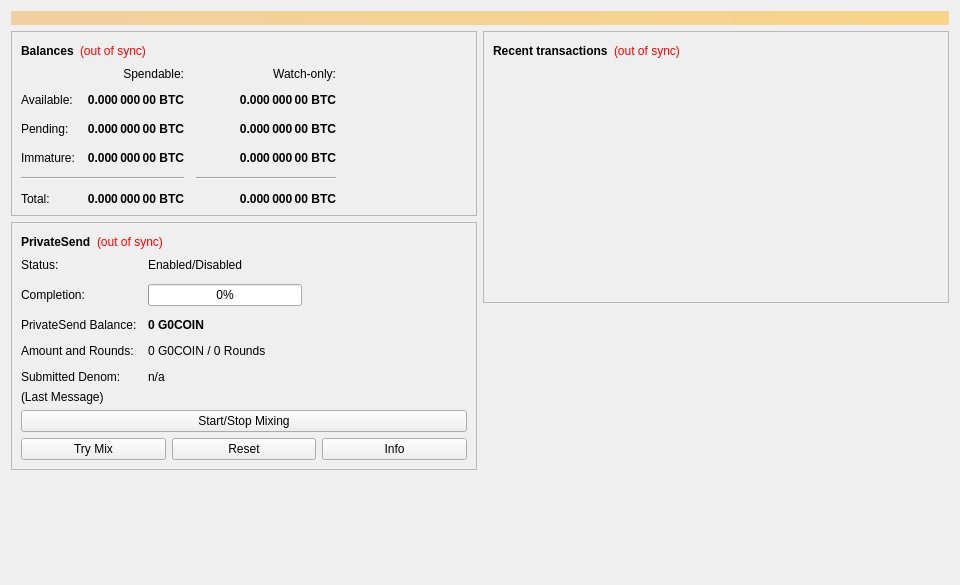
<?xml version="1.0" encoding="UTF-8"?>
<ui version="4.0">
 <class>OverviewPage</class>
 <widget class="QWidget" name="OverviewPage">
  <property name="geometry">
   <rect>
    <x>0</x>
    <y>0</y>
    <width>960</width>
    <height>585</height>
   </rect>
  </property>
  <property name="minimumSize">
   <size>
    <width>960</width>
    <height>0</height>
   </size>
  </property>
  <property name="windowTitle">
   <string>Form</string>
  </property>
  <layout class="QVBoxLayout" name="topLayout">
   <item>
    <widget class="QLabel" name="labelAlerts">
     <property name="visible">
      <bool>false</bool>
     </property>
     <property name="styleSheet">
      <string notr="true">background-color: qlineargradient(x1: 0, y1: 0, x2: 1, y2: 0, stop:0 #F0D0A0, stop:1 #F8D488); color:#000000;</string>
     </property>
     <property name="wordWrap">
      <bool>true</bool>
     </property>
     <property name="margin">
      <number>3</number>
     </property>
    </widget>
   </item>
   <item>
    <layout class="QHBoxLayout" name="horizontalLayout" stretch="1,1">
     <item>
      <layout class="QVBoxLayout" name="verticalLayout_2">
       <item>
        <widget class="QFrame" name="frame">
         <property name="frameShape">
          <enum>QFrame::StyledPanel</enum>
         </property>
         <property name="frameShadow">
          <enum>QFrame::Raised</enum>
         </property>
         <layout class="QVBoxLayout" name="verticalLayout_4">
          <item>
           <layout class="QHBoxLayout" name="horizontalLayout_4">
            <item>
             <widget class="QLabel" name="label_5">
              <property name="font">
               <font>
                <weight>75</weight>
                <bold>true</bold>
               </font>
              </property>
              <property name="text">
               <string>Balances</string>
              </property>
             </widget>
            </item>
            <item>
             <widget class="QLabel" name="labelWalletStatus">
              <property name="toolTip">
               <string>The displayed information may be out of date. Your wallet automatically synchronizes with the G0Coin network after a connection is established, but this process has not completed yet.</string>
              </property>
              <property name="styleSheet">
               <string notr="true">QLabel { color: red; }</string>
              </property>
              <property name="text">
               <string notr="true">(out of sync)</string>
              </property>
              <property name="alignment">
               <set>Qt::AlignLeading|Qt::AlignLeft|Qt::AlignVCenter</set>
              </property>
             </widget>
            </item>
            <item>
             <spacer name="horizontalSpacer_3">
              <property name="orientation">
               <enum>Qt::Horizontal</enum>
              </property>
              <property name="sizeHint" stdset="0">
               <size>
                <width>40</width>
                <height>20</height>
               </size>
              </property>
             </spacer>
            </item>
           </layout>
          </item>
          <item>
           <layout class="QGridLayout" name="gridLayout">
            <property name="spacing">
             <number>12</number>
            </property>
            <item row="2" column="2">
             <widget class="QLabel" name="labelWatchPending">
              <property name="font">
               <font>
                <weight>75</weight>
                <bold>true</bold>
               </font>
              </property>
              <property name="cursor">
               <cursorShape>IBeamCursor</cursorShape>
              </property>
              <property name="toolTip">
               <string>Unconfirmed transactions to watch-only addresses</string>
              </property>
              <property name="text">
               <string notr="true">0.000 000 00 BTC</string>
              </property>
              <property name="alignment">
               <set>Qt::AlignRight|Qt::AlignTrailing|Qt::AlignVCenter</set>
              </property>
              <property name="textInteractionFlags">
               <set>Qt::LinksAccessibleByMouse|Qt::TextSelectableByKeyboard|Qt::TextSelectableByMouse</set>
              </property>
             </widget>
            </item>
            <item row="2" column="1">
             <widget class="QLabel" name="labelUnconfirmed">
              <property name="font">
               <font>
                <weight>75</weight>
                <bold>true</bold>
               </font>
              </property>
              <property name="cursor">
               <cursorShape>IBeamCursor</cursorShape>
              </property>
              <property name="toolTip">
               <string>Total of transactions that have yet to be confirmed, and do not yet count toward the spendable balance</string>
              </property>
              <property name="text">
               <string notr="true">0.000 000 00 BTC</string>
              </property>
              <property name="alignment">
               <set>Qt::AlignRight|Qt::AlignTrailing|Qt::AlignVCenter</set>
              </property>
              <property name="textInteractionFlags">
               <set>Qt::LinksAccessibleByMouse|Qt::TextSelectableByKeyboard|Qt::TextSelectableByMouse</set>
              </property>
             </widget>
            </item>
            <item row="3" column="2">
             <widget class="QLabel" name="labelWatchImmature">
              <property name="font">
               <font>
                <weight>75</weight>
                <bold>true</bold>
               </font>
              </property>
              <property name="cursor">
               <cursorShape>IBeamCursor</cursorShape>
              </property>
              <property name="toolTip">
               <string>Mined balance in watch-only addresses that has not yet matured</string>
              </property>
              <property name="text">
               <string notr="true">0.000 000 00 BTC</string>
              </property>
              <property name="alignment">
               <set>Qt::AlignRight|Qt::AlignTrailing|Qt::AlignVCenter</set>
              </property>
              <property name="textInteractionFlags">
               <set>Qt::LinksAccessibleByMouse|Qt::TextSelectableByKeyboard|Qt::TextSelectableByMouse</set>
              </property>
             </widget>
            </item>
            <item row="4" column="0" colspan="2">
             <widget class="Line" name="lineSpendableBalance">
              <property name="orientation">
               <enum>Qt::Horizontal</enum>
              </property>
             </widget>
            </item>
            <item row="4" column="2">
             <widget class="Line" name="lineWatchBalance">
              <property name="sizePolicy">
               <sizepolicy hsizetype="Preferred" vsizetype="Fixed">
                <horstretch>0</horstretch>
                <verstretch>0</verstretch>
               </sizepolicy>
              </property>
              <property name="minimumSize">
               <size>
                <width>140</width>
                <height>0</height>
               </size>
              </property>
              <property name="orientation">
               <enum>Qt::Horizontal</enum>
              </property>
             </widget>
            </item>
            <item row="5" column="0">
             <widget class="QLabel" name="labelTotalText">
              <property name="text">
               <string>Total:</string>
              </property>
             </widget>
            </item>
            <item row="3" column="1">
             <widget class="QLabel" name="labelImmature">
              <property name="font">
               <font>
                <weight>75</weight>
                <bold>true</bold>
               </font>
              </property>
              <property name="cursor">
               <cursorShape>IBeamCursor</cursorShape>
              </property>
              <property name="toolTip">
               <string>Mined balance that has not yet matured</string>
              </property>
              <property name="text">
               <string notr="true">0.000 000 00 BTC</string>
              </property>
              <property name="alignment">
               <set>Qt::AlignRight|Qt::AlignTrailing|Qt::AlignVCenter</set>
              </property>
              <property name="textInteractionFlags">
               <set>Qt::LinksAccessibleByMouse|Qt::TextSelectableByKeyboard|Qt::TextSelectableByMouse</set>
              </property>
             </widget>
            </item>
            <item row="2" column="3">
             <spacer name="horizontalSpacer_2">
              <property name="orientation">
               <enum>Qt::Horizontal</enum>
              </property>
              <property name="sizeHint" stdset="0">
               <size>
                <width>40</width>
                <height>20</height>
               </size>
              </property>
             </spacer>
            </item>
            <item row="3" column="0">
             <widget class="QLabel" name="labelImmatureText">
              <property name="text">
               <string>Immature:</string>
              </property>
             </widget>
            </item>
            <item row="5" column="1">
             <widget class="QLabel" name="labelTotal">
              <property name="font">
               <font>
                <weight>75</weight>
                <bold>true</bold>
               </font>
              </property>
              <property name="cursor">
               <cursorShape>IBeamCursor</cursorShape>
              </property>
              <property name="toolTip">
               <string>Your current total balance</string>
              </property>
              <property name="text">
               <string notr="true">0.000 000 00 BTC</string>
              </property>
              <property name="alignment">
               <set>Qt::AlignRight|Qt::AlignTrailing|Qt::AlignVCenter</set>
              </property>
              <property name="textInteractionFlags">
               <set>Qt::LinksAccessibleByMouse|Qt::TextSelectableByKeyboard|Qt::TextSelectableByMouse</set>
              </property>
             </widget>
            </item>
            <item row="5" column="2">
             <widget class="QLabel" name="labelWatchTotal">
              <property name="font">
               <font>
                <weight>75</weight>
                <bold>true</bold>
               </font>
              </property>
              <property name="cursor">
               <cursorShape>IBeamCursor</cursorShape>
              </property>
              <property name="toolTip">
               <string>Current total balance in watch-only addresses</string>
              </property>
              <property name="text">
               <string notr="true">0.000 000 00 BTC</string>
              </property>
              <property name="alignment">
               <set>Qt::AlignRight|Qt::AlignTrailing|Qt::AlignVCenter</set>
              </property>
              <property name="textInteractionFlags">
               <set>Qt::LinksAccessibleByMouse|Qt::TextSelectableByKeyboard|Qt::TextSelectableByMouse</set>
              </property>
             </widget>
            </item>
            <item row="0" column="2">
             <widget class="QLabel" name="labelWatchonly">
              <property name="text">
               <string>Watch-only:</string>
              </property>
              <property name="alignment">
               <set>Qt::AlignRight|Qt::AlignTrailing|Qt::AlignVCenter</set>
              </property>
             </widget>
            </item>
            <item row="1" column="0">
             <widget class="QLabel" name="labelBalanceText">
              <property name="text">
               <string>Available:</string>
              </property>
             </widget>
            </item>
            <item row="1" column="1">
             <widget class="QLabel" name="labelBalance">
              <property name="font">
               <font>
                <weight>75</weight>
                <bold>true</bold>
               </font>
              </property>
              <property name="cursor">
               <cursorShape>IBeamCursor</cursorShape>
              </property>
              <property name="toolTip">
               <string>Your current spendable balance</string>
              </property>
              <property name="text">
               <string notr="true">0.000 000 00 BTC</string>
              </property>
              <property name="alignment">
               <set>Qt::AlignRight|Qt::AlignTrailing|Qt::AlignVCenter</set>
              </property>
              <property name="textInteractionFlags">
               <set>Qt::LinksAccessibleByMouse|Qt::TextSelectableByKeyboard|Qt::TextSelectableByMouse</set>
              </property>
             </widget>
            </item>
            <item row="1" column="2">
             <widget class="QLabel" name="labelWatchAvailable">
              <property name="font">
               <font>
                <weight>75</weight>
                <bold>true</bold>
               </font>
              </property>
              <property name="cursor">
               <cursorShape>IBeamCursor</cursorShape>
              </property>
              <property name="toolTip">
               <string>Your current balance in watch-only addresses</string>
              </property>
              <property name="text">
               <string notr="true">0.000 000 00 BTC</string>
              </property>
              <property name="alignment">
               <set>Qt::AlignRight|Qt::AlignTrailing|Qt::AlignVCenter</set>
              </property>
              <property name="textInteractionFlags">
               <set>Qt::LinksAccessibleByMouse|Qt::TextSelectableByKeyboard|Qt::TextSelectableByMouse</set>
              </property>
             </widget>
            </item>
            <item row="2" column="0">
             <widget class="QLabel" name="labelPendingText">
              <property name="text">
               <string>Pending:</string>
              </property>
             </widget>
            </item>
            <item row="0" column="1">
             <widget class="QLabel" name="labelSpendable">
              <property name="text">
               <string>Spendable:</string>
              </property>
              <property name="alignment">
               <set>Qt::AlignRight|Qt::AlignTrailing|Qt::AlignVCenter</set>
              </property>
             </widget>
            </item>
           </layout>
          </item>
         </layout>
        </widget>
       </item>
       <item>
        <widget class="QFrame" name="framePrivateSend">
         <property name="layoutDirection">
          <enum>Qt::LeftToRight</enum>
         </property>
         <property name="frameShape">
          <enum>QFrame::StyledPanel</enum>
         </property>
         <property name="frameShadow">
          <enum>QFrame::Raised</enum>
         </property>
         <layout class="QVBoxLayout" name="VerticalLayout_PS1">
          <item>
           <layout class="QHBoxLayout" name="horizontalLayout_5">
            <item>
             <widget class="QLabel" name="labelPrivateSendHeader">
              <property name="font">
               <font>
                <weight>75</weight>
                <bold>true</bold>
               </font>
              </property>
              <property name="text">
               <string>PrivateSend</string>
              </property>
             </widget>
            </item>
            <item>
             <widget class="QLabel" name="labelPrivateSendSyncStatus">
              <property name="toolTip">
               <string>The displayed information may be out of date. Your wallet automatically synchronizes with the G0Coin network after a connection is established, but this process has not completed yet.</string>
              </property>
              <property name="styleSheet">
               <string notr="true">QLabel { color: red; }</string>
              </property>
              <property name="text">
               <string notr="true">(out of sync)</string>
              </property>
              <property name="alignment">
               <set>Qt::AlignLeading|Qt::AlignLeft|Qt::AlignVCenter</set>
              </property>
             </widget>
            </item>
            <item>
             <spacer name="horizontalSpacer_4">
              <property name="orientation">
               <enum>Qt::Horizontal</enum>
              </property>
              <property name="sizeHint" stdset="0">
               <size>
                <width>40</width>
                <height>20</height>
               </size>
              </property>
             </spacer>
            </item>
           </layout>
          </item>
          <item>
           <layout class="QFormLayout" name="privateSendFormLayout">
            <property name="fieldGrowthPolicy">
             <enum>QFormLayout::AllNonFixedFieldsGrow</enum>
            </property>
            <property name="horizontalSpacing">
             <number>11</number>
            </property>
            <property name="verticalSpacing">
             <number>12</number>
            </property>
            <item row="0" column="0">
             <widget class="QLabel" name="labelPrivateSendEnabledText">
              <property name="text">
               <string>Status:</string>
              </property>
             </widget>
            </item>
            <item row="0" column="1">
             <widget class="QLabel" name="labelPrivateSendEnabled">
              <property name="text">
               <string>Enabled/Disabled</string>
              </property>
             </widget>
            </item>
            <item row="1" column="0">
             <widget class="QLabel" name="labelCompletitionText">
              <property name="text">
               <string>Completion:</string>
              </property>
             </widget>
            </item>
            <item row="1" column="1">
             <widget class="QProgressBar" name="privateSendProgress">
              <property name="maximumSize">
               <size>
                <width>154</width>
                <height>16777215</height>
               </size>
              </property>
              <property name="value">
               <number>0</number>
              </property>
             </widget>
            </item>
            <item row="2" column="0">
             <widget class="QLabel" name="labelAnonymizedText">
              <property name="text">
               <string>PrivateSend Balance:</string>
              </property>
             </widget>
            </item>
            <item row="2" column="1">
             <widget class="QLabel" name="labelAnonymized">
              <property name="font">
               <font>
                <weight>75</weight>
                <bold>true</bold>
               </font>
              </property>
              <property name="text">
               <string notr="true">0 G0COIN</string>
              </property>
             </widget>
            </item>
            <item row="3" column="0">
             <widget class="QLabel" name="labelAmountAndRoundsText">
              <property name="text">
               <string>Amount and Rounds:</string>
              </property>
             </widget>
            </item>
            <item row="3" column="1">
             <widget class="QLabel" name="labelAmountRounds">
              <property name="text">
               <string>0 G0COIN / 0 Rounds</string>
              </property>
             </widget>
            </item>
            <item row="4" column="0">
             <widget class="QLabel" name="labelSubmittedDenomText">
              <property name="text">
               <string>Submitted Denom:</string>
              </property>
             </widget>
            </item>
            <item row="4" column="1">
             <widget class="QLabel" name="labelSubmittedDenom">
              <property name="toolTip">
               <string>The denominations you submitted to the Masternode.&lt;br&gt;To mix, other users must submit the exact same denominations.</string>
              </property>
              <property name="text">
               <string>n/a</string>
              </property>
             </widget>
            </item>
           </layout>
          </item>
          <item>
           <layout class="QVBoxLayout" name="VerticalLayout_PS">
            <item>
             <widget class="QLabel" name="labelPrivateSendLastMessage">
              <property name="text">
               <string>(Last Message)</string>
              </property>
              <property name="alignment">
               <set>Qt::AlignLeading|Qt::AlignLeft|Qt::AlignTop</set>
              </property>
              <property name="wordWrap">
               <bool>true</bool>
              </property>
             </widget>
            </item>
            <item>
             <widget class="QPushButton" name="togglePrivateSend">
              <property name="sizePolicy">
               <sizepolicy hsizetype="MinimumExpanding" vsizetype="Fixed">
                <horstretch>0</horstretch>
                <verstretch>0</verstretch>
               </sizepolicy>
              </property>
              <property name="text">
               <string>Start/Stop Mixing</string>
              </property>
             </widget>
            </item>
            <item>
             <layout class="QHBoxLayout" name="horizontalLayout_debugbuttons">
              <item>
               <widget class="QPushButton" name="privateSendAuto">
                <property name="sizePolicy">
                 <sizepolicy hsizetype="MinimumExpanding" vsizetype="Fixed">
                  <horstretch>0</horstretch>
                  <verstretch>0</verstretch>
                 </sizepolicy>
                </property>
                <property name="toolTip">
                 <string>Try to manually submit a PrivateSend request.</string>
                </property>
                <property name="text">
                 <string>Try Mix</string>
                </property>
               </widget>
              </item>
              <item>
               <widget class="QPushButton" name="privateSendReset">
                <property name="sizePolicy">
                 <sizepolicy hsizetype="MinimumExpanding" vsizetype="Fixed">
                  <horstretch>0</horstretch>
                  <verstretch>0</verstretch>
                 </sizepolicy>
                </property>
                <property name="toolTip">
                 <string>Reset the current status of PrivateSend (can interrupt PrivateSend if it's in the process of Mixing, which can cost you money!)</string>
                </property>
                <property name="autoFillBackground">
                 <bool>false</bool>
                </property>
                <property name="text">
                 <string>Reset</string>
                </property>
               </widget>
              </item>
              <item>
               <widget class="QPushButton" name="privateSendInfo">
                <property name="sizePolicy">
                 <sizepolicy hsizetype="MinimumExpanding" vsizetype="Fixed">
                  <horstretch>0</horstretch>
                  <verstretch>0</verstretch>
                 </sizepolicy>
                </property>
                <property name="toolTip">
                 <string>Information about PrivateSend and Mixing</string>
                </property>
                <property name="text">
                 <string>Info</string>
                </property>
               </widget>
              </item>
             </layout>
            </item>
           </layout>
          </item>
         </layout>
        </widget>
       </item>
       <item>
        <spacer name="verticalSpacer">
         <property name="orientation">
          <enum>Qt::Vertical</enum>
         </property>
         <property name="sizeHint" stdset="0">
          <size>
           <width>20</width>
           <height>40</height>
          </size>
         </property>
        </spacer>
       </item>
      </layout>
     </item>
     <item>
      <layout class="QVBoxLayout" name="verticalLayout_3">
       <item>
        <widget class="QFrame" name="frame_2">
         <property name="frameShape">
          <enum>QFrame::StyledPanel</enum>
         </property>
         <property name="frameShadow">
          <enum>QFrame::Raised</enum>
         </property>
         <layout class="QVBoxLayout" name="verticalLayout">
          <item>
           <layout class="QHBoxLayout" name="horizontalLayout_2">
            <item>
             <widget class="QLabel" name="label_4">
              <property name="font">
               <font>
                <weight>75</weight>
                <bold>true</bold>
               </font>
              </property>
              <property name="text">
               <string>Recent transactions</string>
              </property>
             </widget>
            </item>
            <item>
             <widget class="QLabel" name="labelTransactionsStatus">
              <property name="toolTip">
               <string>The displayed information may be out of date. Your wallet automatically synchronizes with the G0Coin network after a connection is established, but this process has not completed yet.</string>
              </property>
              <property name="styleSheet">
               <string notr="true">QLabel { color: red; }</string>
              </property>
              <property name="text">
               <string notr="true">(out of sync)</string>
              </property>
              <property name="alignment">
               <set>Qt::AlignLeading|Qt::AlignLeft|Qt::AlignVCenter</set>
              </property>
             </widget>
            </item>
            <item>
             <spacer name="horizontalSpacer">
              <property name="orientation">
               <enum>Qt::Horizontal</enum>
              </property>
              <property name="sizeHint" stdset="0">
               <size>
                <width>40</width>
                <height>20</height>
               </size>
              </property>
             </spacer>
            </item>
           </layout>
          </item>
          <item>
           <widget class="QListView" name="listTransactions">
            <property name="styleSheet">
             <string notr="true">QListView { background: transparent; }</string>
            </property>
            <property name="frameShape">
             <enum>QFrame::NoFrame</enum>
            </property>
            <property name="verticalScrollBarPolicy">
             <enum>Qt::ScrollBarAlwaysOff</enum>
            </property>
            <property name="horizontalScrollBarPolicy">
             <enum>Qt::ScrollBarAlwaysOff</enum>
            </property>
            <property name="selectionMode">
             <enum>QAbstractItemView::NoSelection</enum>
            </property>
           </widget>
          </item>
         </layout>
        </widget>
       </item>
       <item>
        <spacer name="verticalSpacer_2">
         <property name="orientation">
          <enum>Qt::Vertical</enum>
         </property>
         <property name="sizeHint" stdset="0">
          <size>
           <width>20</width>
           <height>40</height>
          </size>
         </property>
        </spacer>
       </item>
      </layout>
     </item>
    </layout>
   </item>
  </layout>
 </widget>
 <resources/>
 <connections/>
</ui>
